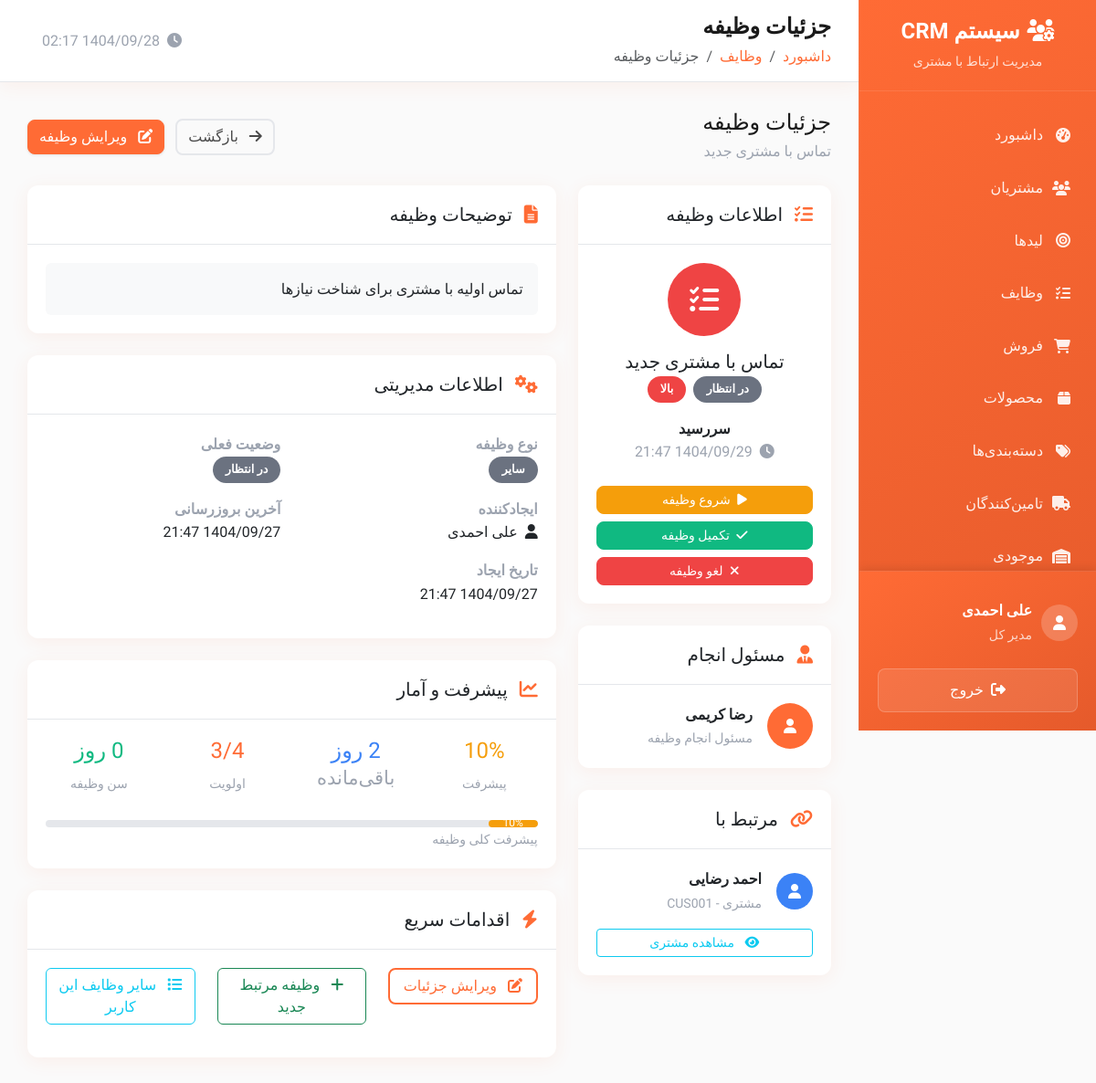
/public/task_view.php?id=1 (signed in), run on the app's committed database.
### tables this page shows
CREATE TABLE users (
    id INT AUTO_INCREMENT PRIMARY KEY,
    username VARCHAR(50) UNIQUE NOT NULL,
    email VARCHAR(100) UNIQUE NOT NULL,
    password VARCHAR(255) NOT NULL,
    first_name VARCHAR(50) NOT NULL,
    last_name VARCHAR(50) NOT NULL,
    mobile VARCHAR(15),
    phone VARCHAR(20),
    avatar VARCHAR(255),
    role ENUM('admin', 'manager', 'sales', 'user') DEFAULT 'user',
    status ENUM('active', 'inactive', 'suspended') DEFAULT 'active',
    department VARCHAR(100),
    position VARCHAR(100),
    hire_date DATE,
    salary DECIMAL(10,2),
    address TEXT,
    notes TEXT,
    last_login DATETIME,
    failed_login_attempts INT DEFAULT 0,
    locked_until DATETIME NULL,
    created_at TIMESTAMP DEFAULT CURRENT_TIMESTAMP,
    updated_at TIMESTAMP DEFAULT CURRENT_TIMESTAMP ON UPDATE CURRENT_TIMESTAMP
);

CREATE TABLE tasks (
    id INT AUTO_INCREMENT PRIMARY KEY,
    title VARCHAR(100) NOT NULL,
    description TEXT,
    type ENUM('call', 'email', 'meeting', 'follow_up', 'other') DEFAULT 'other',
    status ENUM('pending', 'in_progress', 'completed', 'cancelled') DEFAULT 'pending',
    priority ENUM('low', 'medium', 'high', 'urgent') DEFAULT 'medium',
    due_date DATETIME,
    completed_at DATETIME NULL,
    assigned_to INT,
    related_type ENUM('customer', 'lead', 'user') NULL,
    related_id INT NULL,
    reminder_datetime DATETIME NULL,
    is_reminder_sent BOOLEAN DEFAULT FALSE,
    created_by INT,
    created_at TIMESTAMP DEFAULT CURRENT_TIMESTAMP,
    updated_at TIMESTAMP DEFAULT CURRENT_TIMESTAMP ON UPDATE CURRENT_TIMESTAMP,
    FOREIGN KEY (assigned_to) REFERENCES users(id) ON DELETE SET NULL,
    FOREIGN KEY (created_by) REFERENCES users(id) ON DELETE SET NULL
);

### public/task_view.php (the view, shortened to what the rows shown need)
<?php
$task_id = (int)($_GET['id'] ?? 0);
$page_title = 'جزئیات وظیفه';
require_once __DIR__ . '/../private/database.php';
require_once __DIR__ . '/../private/auth.php';
require_once __DIR__ . '/../private/functions.php';
try {
    $stmt = $pdo->prepare("
        SELECT
            t.*,
            CONCAT(u.first_name, ' ', u.last_name) as assigned_user,
            CONCAT(cb.first_name, ' ', cb.last_name) as created_user,
            CASE
                WHEN t.related_type = 'customer' THEN (SELECT CONCAT(first_name, ' ', last_name) FROM customers WHERE id = t.related_id)
                WHEN t.related_type = 'lead' THEN (SELECT CONCAT(first_name, ' ', last_name) FROM leads WHERE id = t.related_id)
                ELSE NULL
            END as related_name,
            CASE
                WHEN t.related_type = 'customer' THEN (SELECT customer_code FROM customers WHERE id = t.related_id)
                WHEN t.related_type = 'lead' THEN (SELECT title FROM leads WHERE id = t.related_id)
                ELSE NULL
            END as related_info
        FROM tasks t
        LEFT JOIN users u ON t.assigned_to = u.id
        LEFT JOIN users cb ON t.created_by = cb.id
        WHERE t.id = ?
    ");
    $stmt->execute([$task_id]);
    $task = $stmt->fetch();
    $is_overdue = $task['due_date'] && strtotime($task['due_date']) < time() && !in_array($task['status'], ['completed', 'cancelled']);
} catch (PDOException $e) {
    error_log("خطا در دریافت اطلاعات وظیفه: " . $e->getMessage());
    setMessage('خطا در بارگذاری اطلاعات وظیفه', 'error');
    header('Location: tasks.php');
    exit();
}
include __DIR__ . '/../private/header.php';
?>
<div class="d-flex justify-content-between align-items-center mb-4">
    <div>
        <h4 class="mb-1">جزئیات وظیفه</h4>
        <p class="text-muted mb-0"><?php echo htmlspecialchars($task['title']); ?></p>
    </div>
</div>
<div class="row">
    <div class="col-lg-4 mb-4">
        <div class="card">
            <div class="card-body text-center">
                <div class="task-icon mx-auto mb-3" style="width: 80px; height: 80px; background: var(--<?php echo getPriorityClass($task['priority']); ?>-color); border-radius: 50%; display: flex; align-items: center; justify-content: center; color: white; font-size: 2rem;">
                    <i class="fas fa-<?php
                        echo match($task['type']) {
                            'call' => 'phone',
                            'email' => 'envelope',
                            'meeting' => 'calendar',
                            'follow_up' => 'redo',
                            default => 'tasks'
                        };
                    ?>"></i>
                </div>
                <h5 class="mb-1"><?php echo htmlspecialchars($task['title']); ?></h5>
                <p class="text-muted mb-3">
                    <span class="badge bg-<?php echo getStatusClass($task['status'], 'task'); ?>">
                        <?php echo getStatusTitle($task['status'], 'task'); ?>
                    </span>
                    <span class="badge bg-<?php echo getPriorityClass($task['priority']); ?> ms-1">
                        <?php echo getPriorityTitle($task['priority']); ?>
                    </span>
                </p>
                <?php if ($task['due_date']): ?>
                <div class="mb-3">
                    <div class="fw-bold">سررسید</div>
                    <div class="<?php echo $is_overdue ? 'text-danger fw-bold' : 'text-muted'; ?>">
                        <i class="fas fa-clock me-1"></i>
                        <?php echo formatPersianDate($task['due_date']); ?>
                    </div>
                </div>
                <?php endif; ?>
                <?php if (hasPermission('edit_task') && $task['status'] !== 'completed'): ?>
                <div class="mt-4">
                    <div class="d-grid gap-2">
                    </div>
                </div>
                <?php endif; ?>
            </div>
        </div>
    </div>
    <div class="col-lg-8">
        <?php if ($task['description']): ?>
        <div class="card mb-4">
            <div class="card-header">
                <h5 class="mb-0">
                    <i class="fas fa-file-alt me-2 text-primary"></i>
                    توضیحات وظیفه
                </h5>
            </div>
            <div class="card-body">
                <div class="bg-light p-3 rounded">
                    <?php echo nl2br(htmlspecialchars($task['description'])); ?>
                </div>
            </div>
        </div>
        <?php endif; ?>
        <div class="card mb-4">
            <div class="card-body">
                <div class="row">
                    <div class="col-md-6">
                        <div class="mb-3">
                            <div>
                                <span class="badge bg-secondary">
                                    <?php
                                    $types = [
                                        'call' => 'تماس تلفنی',
                                        'email' => 'ارسال ایمیل',
                                        'meeting' => 'جلسه',
                                        'follow_up' => 'پیگیری',
                                        'other' => 'سایر'
                                    ];
                                    echo $types[$task['type']] ?? $task['type'];
                                    ?>
                                </span>
                            </div>
                        </div>
                        <div class="mb-3">
                            <div class="fw-bold text-muted">تاریخ ایجاد</div>
                            <div><?php echo formatPersianDate($task['created_at']); ?></div>
                        </div>
                    </div>
                    <div class="col-md-6">
                        <div class="mb-3">
                            <div>
                                <span class="badge bg-<?php echo getStatusClass($task['status'], 'task'); ?> fs-6">
                                    <?php echo getStatusTitle($task['status'], 'task'); ?>
                                </span>
                            </div>
                        </div>
                        <div class="mb-3">
                            <div class="fw-bold text-muted">آخرین بروزرسانی</div>
                            <div><?php echo formatPersianDate($task['updated_at']); ?></div>
                        </div>
                    </div>
                </div>
            </div>
        </div>
        <div class="card mb-4">
            <div class="card-body">
                <div class="row text-center">
                    <div class="col-md-3">
                        <div class="h4 text-primary">
                            <?php
                            $priority_scores = ['low' => 1, 'medium' => 2, 'high' => 3, 'urgent' => 4];
                            echo $priority_scores[$task['priority']] . '/4';
                            ?>
                        </div>
                        <small class="text-muted">اولویت</small>
                    </div>
                </div>
                <div class="mt-4">
                    <div class="progress" style="height: 15px;">
                        <?php
                        $progress = 0;
                        $color = 'secondary';
                        switch ($task['status']) {
                            case 'pending':
                                $progress = 10;
                                $color = 'warning';
                                break;
                        }
                        ?>
                        <div class="progress-bar bg-<?php echo $color; ?>"
                             role="progressbar"
                             style="width: <?php echo $progress; ?>%">
                            <?php echo $progress; ?>%
                        </div>
                    </div>
                </div>
            </div>
        </div>
    </div>
</div>
<?php include __DIR__ . '/../private/footer.php'; ?>

### private/header.php (shortened to what the rows shown need)
<?php
$current_user = getCurrentUser();
?>
<!DOCTYPE html>
<html lang="fa" dir="rtl">
<head>
    <link href="https://cdn.jsdelivr.net/npm/bootstrap@5.3.0/dist/css/bootstrap.rtl.min.css" rel="stylesheet">
    <link href="https://cdnjs.cloudflare.com/ajax/libs/font-awesome/6.4.0/css/all.min.css" rel="stylesheet">
    <link href="https://cdn.jsdelivr.net/npm/chart.js@3.9.1/dist/chart.min.css" rel="stylesheet">
</head>
<body>
    <div class="sidebar" id="sidebar">
            <?php if (hasRole('admin')): ?>
            <a href="settings.php" class="menu-item <?php echo basename($_SERVER['PHP_SELF']) == 'settings.php' ? 'active' : ''; ?>">
                <i class="fas fa-cog"></i>
                تنظیمات
            </a>
            <a href="users.php" class="menu-item <?php echo basename($_SERVER['PHP_SELF']) == 'users.php' ? 'active' : ''; ?>">
                <i class="fas fa-user-cog"></i>
                کاربران
            </a>
            <?php endif; ?>
        <div class="sidebar-user">
            <div class="user-info">
                <div>
                    <div class="fw-bold"><?php echo htmlspecialchars($current_user['first_name'] . ' ' . $current_user['last_name']); ?></div>
                    <small class="opacity-75"><?php echo getRoleTitle($current_user['role']); ?></small>
                </div>
            </div>
        </div>
    </div>
    <div class="main-content">
        <div class="top-nav d-flex justify-content-between align-items-center">
            <div>
                <h1 class="nav-title"><?php echo isset($page_title) ? $page_title : 'داشبورد'; ?></h1>
            </div>
        </div>
        <div class="content">

### data on the page
users: first_name+last_name "علی احمدی", role "مدیر کل"
tasks: title "تماس با مشتری جدید", status "در انتظار", priority "بالا", due_date "1404/09/29 21:47", description "تماس اولیه با مشتری برای شناخت نیازها", type "سایر", created_at "1404/09/27 21:47", updated_at "1404/09/27 21:47", priority "3", status "10"

### other printed values
$page_title "جزئیات وظیفه"
$item['title'] "داشبورد"
$item['title'] "وظایف"
$item['title'] "جزئیات وظیفه"
$task['assigned_user'] "رضا کریمی"
$task['related_name'] "احمد رضایی"
$task['related_info'] "CUS001"
$task['created_user'] "علی احمدی"
